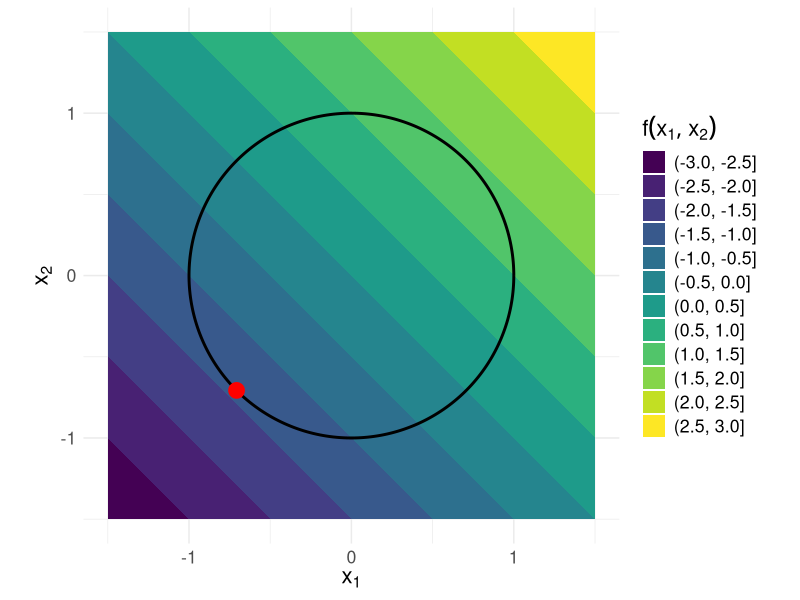

Recreate this plot in R.
# ------------------------------------------------------------------------------
# optimization problems

# FIG: contour plot of x + y with unit circle
# ------------------------------------------------------------------------------

set.seed(1L)

library(ggplot2)
library(dplyr)

# DATA -------------------------------------------------------------------------

f <- function(x, y) x + y
g <- function(x, y) x^2 + y^2 - 1

xmin <- -1.5
xmax <- 1.5

xv <- seq(xmin, xmax, length.out = 100)
yv <- seq(xmin, xmax, length.out = 100)
grid <- expand.grid(x = xv, y = yv)
grid$z <- with(grid, f(x, y))

# unit circle
t <- seq(0, 2 * pi, length.out = 300)
circle <- data.frame(x = cos(t), y = sin(t))

point_x <- -sqrt(2) / 2
point_y <- -sqrt(2) / 2

# PLOT -------------------------------------------------------------------------

plot <- ggplot() +
  # Contour plot of x + y
  geom_contour_filled(data = grid, aes(x = x, y = y, z = z)) +
  
  # Unit circle
  geom_path(data = circle, aes(x = x, y = y), color = "black", linewidth = 1) +
  
  # Red point at (-sqrt(2)/2, -sqrt(2)/2)
  geom_point(aes(x = point_x, y = point_y), color = "red", size = 5) +
  
  labs(
    x = expression(x[1]), 
    y = expression(x[2]), 
    fill = expression(f(x[1], x[2]))
  ) +
  xlim(xmin, xmax) + ylim(xmin, xmax) +
  theme_minimal() +
  theme(
    text = element_text(size = 16),
    legend.position = "right"
  ) +
  coord_fixed()  # Ensure aspect ratio is 1:1

ggsave("../figure/unit_circle.png", plot, width = 8, height = 6)
